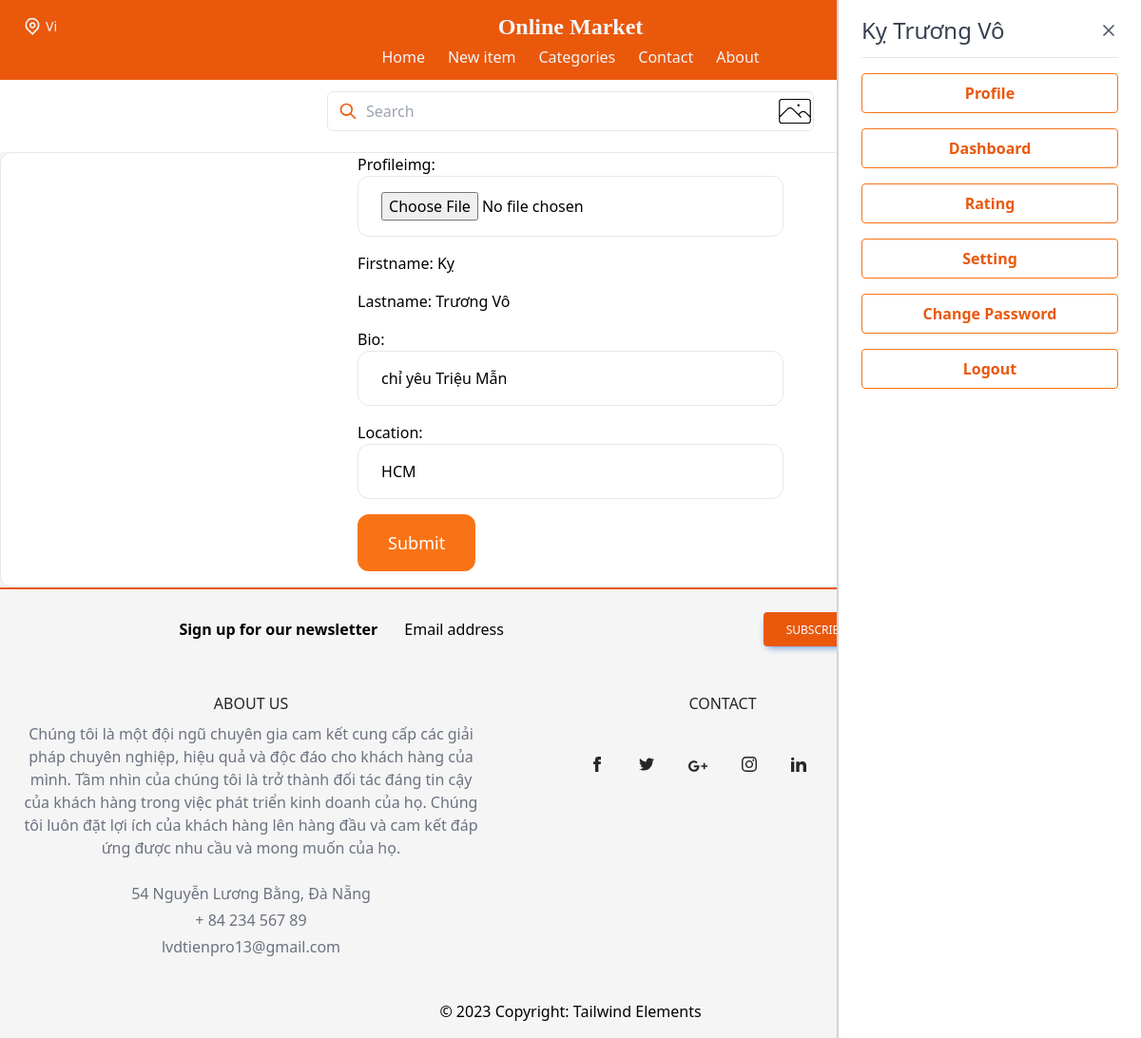
The app's page /settings/ (signed in), older data.
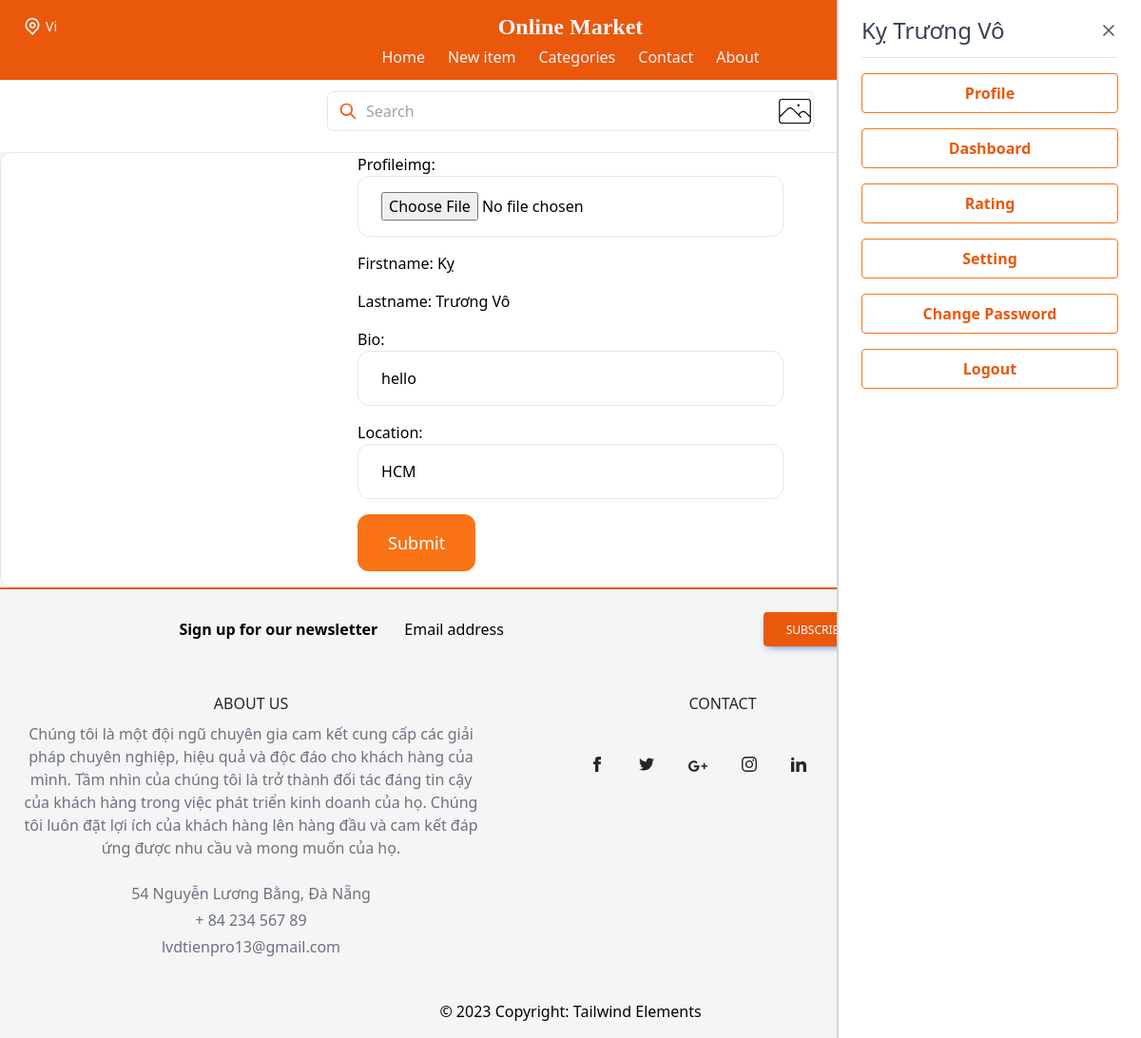
The same page, newer data.
### core/models.py (models this page shows, shortened)
class Profile(models.Model):
    user = models.ForeignKey(User, on_delete=models.CASCADE)
    id_user = models.IntegerField()
    bio = models.TextField(blank=True)
    profileimg = models.ImageField(upload_to='profile_images', default='blank-profile-picture.png')
    location = models.CharField(max_length=100, blank=True)
    average_rating = models.DecimalField(max_digits=3, decimal_places=2, default=0)

### core/views.py (the view)
# urls.py: path('settings/', views.settings, name='settings'),
@login_required
def settings(request):
    profile = Profile.objects.get(user=request.user)
    if request.method == 'POST':
        form = SettingProfileForm(request.POST, request.FILES, instance=profile)
        if form.is_valid():
            form.save()
            return redirect('core:profile', pk=request.user.username)
    else:
        form = SettingProfileForm(instance=profile, initial={
            'firstname': request.user.first_name,
            'lastname': request.user.last_name,
        })
    return render(request, 'core/setting.html', {'form': form})

### core/forms.py (shortened to what this page needs)
class SettingProfileForm(forms.ModelForm):
    firstname = forms.CharField(max_length=30, required=True)
    lastname = forms.CharField(max_length=30, required=True)
    class Meta:
        model = Profile
        fields = ('profileimg','firstname', 'lastname','bio','location')
        widgets = {
            'profileimg': forms.FileInput(attrs={
                'class': INPUT_CLASSES
            }),
            'firstname': forms.TextInput(attrs={
                'class': INPUT_CLASSES
            }),
            'lastname': forms.TextInput(attrs={
                'class': INPUT_CLASSES
            }),
            'bio': forms.TextInput(attrs={
                'class': INPUT_CLASSES
            }),
            'location': forms.TextInput(attrs={
                'class': INPUT_CLASSES
            }),
        }

### core/context_processors.py (called while the page is built)
def profile_picture(request):
    if request.user.is_authenticated:
        try:
            profile = Profile.objects.get(user=request.user)
            return {'profile_picture': profile.profileimg.url}
        except Profile.DoesNotExist:
            pass
    return {}

### core/templates/core/setting.html (shortened to what this page needs)
{% extends 'core/base.html' %}
{% block content%}
<div class="flex justify-center border rounded-xl bg-white">
    <form method="post" action="." enctype="multipart/form-data" >
        <div class="space-y-4">
            {{form.as_p}}
        </div>
        <button class="py-4 px-8 my-4 text-lg bg-orange-500 hover:bg-orange-700 rounded-xl text-white">Submit</button>
    </form>
</div>
{%endblock%}

Row changes from the older to the newer data that the page shows:
changed Profile "HCM": bio "chỉ yêu Triệu Mẫn" → "hello"
